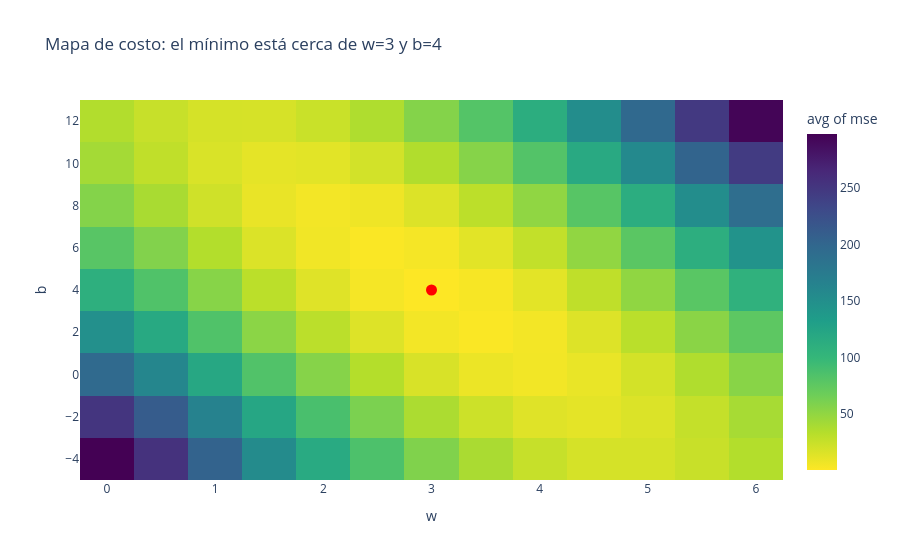

Notebook source saved alongside this figure:
### Markdown cell above
## 6. Ajustar `w` y `b` juntos

En realidad el algoritmo prueba ambos parámetros a la vez, no uno primero y
otro después. Podemos imaginar todos los pares posibles `(w, b)` como un mapa:
cada color representa un MSE. La zona más oscura es el mejor par.

El entrenamiento consiste en moverse por este mapa hacia abajo — el mecanismo
exacto (descenso de gradiente) se explica paso a paso en
[`01_funcion_de_costo.ipynb`](01_funcion_de_costo.ipynb).

### Code cell
rejilla_w = np.linspace(0, 6, 81)
rejilla_b = np.linspace(-4, 12, 81)
superficie = pl.DataFrame([
    {"w": w_candidato, "b": b_candidato, "mse": mse(y, predecir(x, w_candidato, b_candidato))}
    for w_candidato in rejilla_w
    for b_candidato in rejilla_b
])

fig = px.density_heatmap(
    superficie, x="w", y="b", z="mse", histfunc="avg",
    color_continuous_scale="Viridis_r",
    title="Mapa de costo: el mínimo está cerca de w=3 y b=4",
)
fig.add_trace(go.Scatter(x=[3], y=[4], mode="markers", name="mejor combinación", marker={"color": "red", "size": 11}))
fig.show()

### Figure 1 — Plotly figure (JSON) as saved in the notebook; plotly's stock layout.template omitted (floating-point values rounded to 4 significant figures; data arrays with more than 128 entries replaced by an {"elided": "..."} marker saying what was removed)
{"data": [{"coloraxis": "coloraxis", "histfunc": "avg", "hovertemplate": "w=%{x}<br>b=%{y}<br>avg of mse=%{z}<extra></extra>", "name": "", "type": "histogram2d", "x": {"elided": "6561 float values"}, "xaxis": "x", "xbingroup": "x", "y": {"elided": "6561 float values"}, "yaxis": "y", "ybingroup": "y", "z": {"elided": "6561 float values"}}, {"marker": {"color": "red", "size": 11}, "mode": "markers", "name": "mejor combinación", "type": "scatter", "x": [3], "y": [4]}], "layout": {"coloraxis": {"autocolorscale": false, "colorbar": {"title": {"text": "avg of mse"}}, "colorscale": [[0.0, "#fde725"], [0.1111, "#b5de2b"], [0.2222, "#6ece58"], [0.3333, "#35b779"], [0.4444, "#1f9e89"], [0.5556, "#26828e"], [0.6667, "#31688e"], [0.7778, "#3e4989"], [0.8889, "#482878"], [1.0, "#440154"]]}, "legend": {"tracegroupgap": 0}, "title": {"text": "Mapa de costo: el mínimo está cerca de w=3 y b=4"}, "xaxis": {"anchor": "y", "domain": [0.0, 1.0], "title": {"text": "w"}}, "yaxis": {"anchor": "x", "domain": [0.0, 1.0], "title": {"text": "b"}}}}
